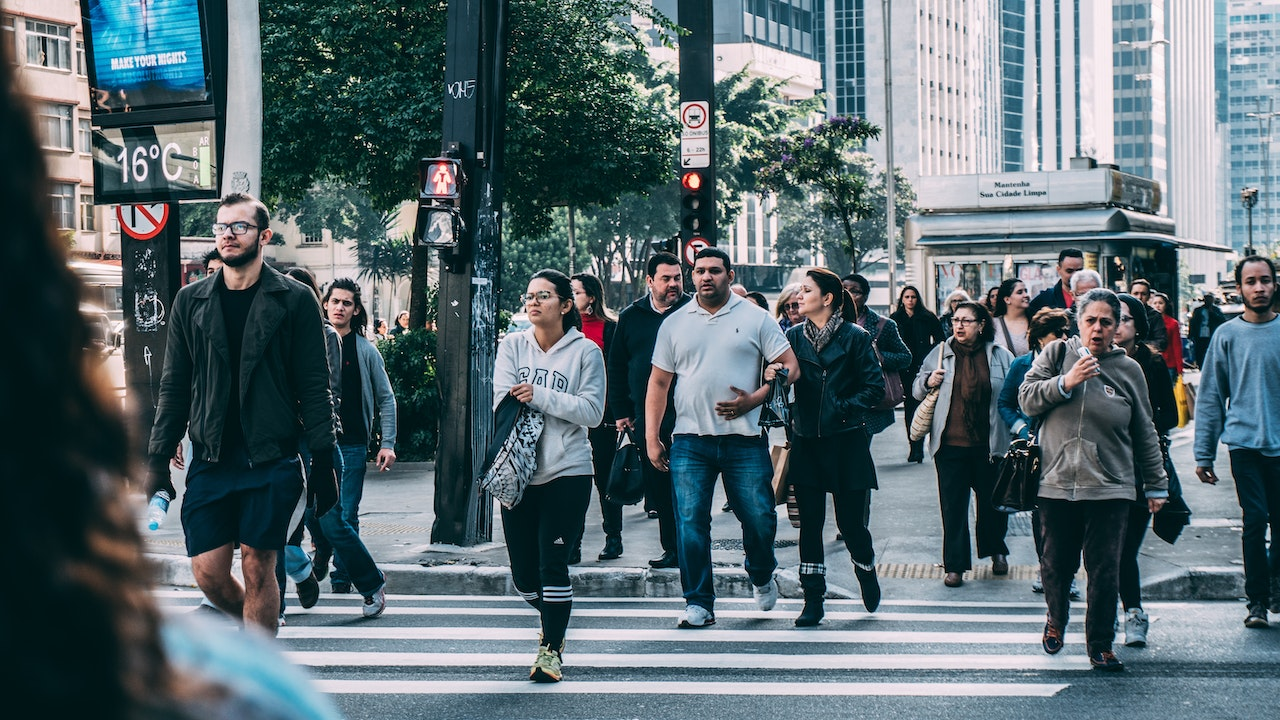
#> input picture media/python/p1.jpg, 1280 x 720 px, given in place of movie7.webm, which was not available
$ python read-movie.py
#> lines starting #> are read from the running program, lines starting #| are printed output that depends on the picture; pictures that were not available may be replaced by others from this repository, and a replacement may not be noted
import cv2
import numpy as np
import imutils
import datetime
from PIL import Image, ImageFilter

movie_file = 'my-out/movie7.webm'

# define fps
fps = 3 # 30

mini = 1024 # 512 # 256 # 512
zeros = np.zeros((mini, mini), dtype="uint8")

def read_movie (movie_file):
#> called with movie_file = 'my-out/movie7.webm'
    out = create_movie()

    # read movie movie.webm with opencv
    cap = cv2.VideoCapture(movie_file)
    while(cap.isOpened()):
        ret, frame = cap.read()
#> frame is the input picture: shape (720, 1280, 3); mean B, G, R 110.8, 105.3, 88.5
        if ret==True:
            parse_frame(frame, out)
            if cv2.waitKey(1) & 0xFF == ord('q'):
                break
        else:
            break

    # release video writer
    cap.release()
    cv2.destroyAllWindows()

    if out is not None:
        out.release()

def frame_add (out, f):
    hack1 = cv2.cvtColor(f, cv2.COLOR_RGB2BGR)
    hack1 = cv2.cvtColor(hack1, cv2.COLOR_BGR2RGB)
    out.write(hack1)

def create_movie ():
    out = None
    # create output file if not exists
    if out is None:
        # mp4 or mkv => sizes are similar 1 Mo/s and about 10 fps
        encoder = 'avc1'
        extension = 'mp4'

        # define codec
        fourcc = cv2.VideoWriter_fourcc(*encoder)

        # define output file
        now = datetime.datetime.now()
        output_file = 'my-out/output-' + now.strftime("%Y%m%d-%H%M%S") + '.' + extension

        # define video writer
        out = cv2.VideoWriter(output_file, fourcc, fps, (mini, mini))

        # print output file
        print(output_file)

    return out


def parse_frame (frame, out):
    # get frame size
    height, width, layers = frame.shape
#> height = 720; width = 1280; layers = 3
    # crop frame to square center
    min = height if height < width else width
#> min = 720

    # crop frame left
    focus = 'left'

    top = int((height-min)/2)
#> top = 0
    bottom = int((height-min)/2)+min
#> bottom = 720
    left = 0
    right = min
#> right = 720

    # crop frame right
    if focus == 'right':
        top = int((height-min)/2)
        bottom = int((height-min)/2)+min
        left = int(width-min)
        right = width

    if focus == 'center':
        top = int((height-min)/2)
        bottom = int((height-min)/2)+min
        left = int((width-min)/2)
        right = int((width-min)/2)+min

    frame0 = frame[top:bottom, left:right]

    # [12 lines of commented-out code are left out]
    frame2 = cv2.resize(frame0, (mini, mini), interpolation = cv2.INTER_AREA)
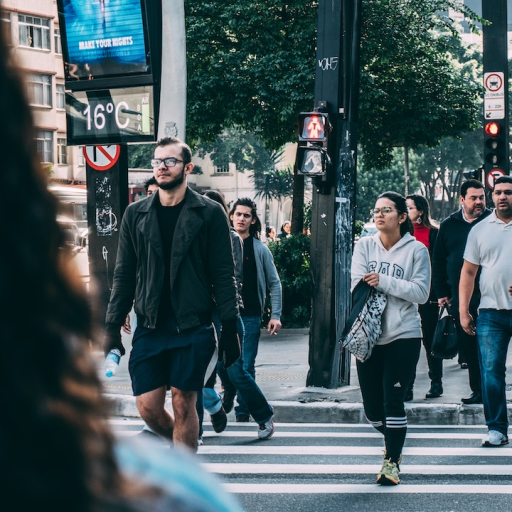
#> frame2: shape (1024, 1024, 3) (shown at 1/2 size); mean B, G, R 92.3, 88.4, 69.9

    # resize frame to cover minixmini pixels
    # frame = imutils.resize(frame, width=mini)
    # frame = cv2.resize(frame, (int(width/2), int(height/2)))

    # separate frame in 3 channels
    b,g,r = cv2.split(frame2)
    # https://pyimagesearch.com/2021/01/23/splitting-and-merging-channels-with-opencv/

    # extract predominant color for each pixel
    for i in range(0, mini):
        for j in range(0, mini):
            if b[i,j] > g[i,j] and b[i,j] > r[i,j]:
                g[i,j] = 0
                r[i,j] = 0
            elif g[i,j] > b[i,j] and g[i,j] > r[i,j]:
                b[i,j] = 0
                r[i,j] = 0
            elif r[i,j] > b[i,j] and r[i,j] > g[i,j]:
                b[i,j] = 0
                g[i,j] = 0
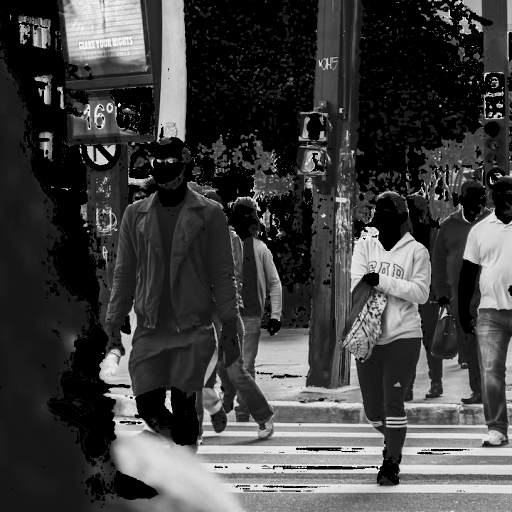
#> b: shape (1024, 1024) (shown at 1/2 size); min 0, max 255, mean 65.1
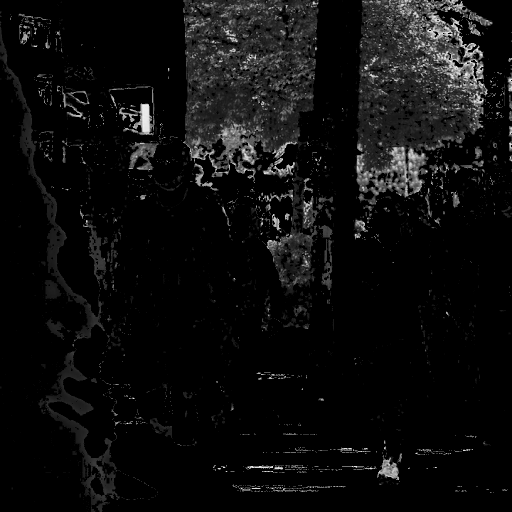
#> g: shape (1024, 1024) (shown at 1/2 size); min 0, max 255, mean 13.5
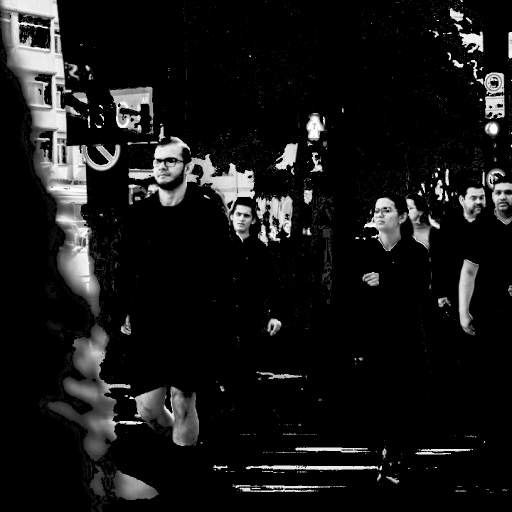
#> r: shape (1024, 1024) (shown at 1/2 size); min 0, max 255, mean 22.2

    frame3 = cv2.merge((b,g,r))
    # save frame to movie
    # frame_add(out, frame3)

    # https://pillow.readthedocs.io/en/latest/reference/index.html
    # https://realpython.com/image-processing-with-the-python-pillow-library/
    # frame2 find edge with PIL filter FIND_EDGES
    frame_edge = Image.fromarray(frame2)
    frame_edge = frame_edge.convert('L')
    # frame_edge = frame_edge.filter(ImageFilter.SMOOTH)
    frame_edge = frame_edge.filter(ImageFilter.FIND_EDGES)
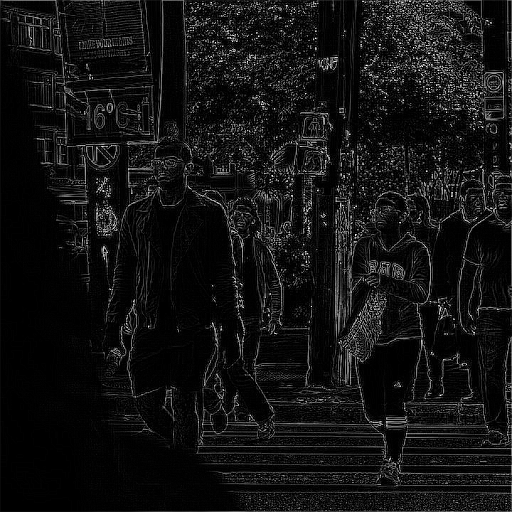
#> frame_edge: PIL image 1024x1024 L (shown at 1/2 size); min 0, max 255, mean 18.8
    frame_edge = np.array(frame_edge)
    cv2.imshow('frame_edge',frame_edge)
    frame_add(out, frame_edge)

    # print(frame2.shape[:2])
    # show frame
    # cv2.imshow('frame0',frame0)
    cv2.imshow('frame2',frame2)
    cv2.imshow('frame3',frame3)
    cv2.imshow('frame_edge',frame_edge)

    cv2.imshow('blue', cv2.merge([b, zeros, zeros]))
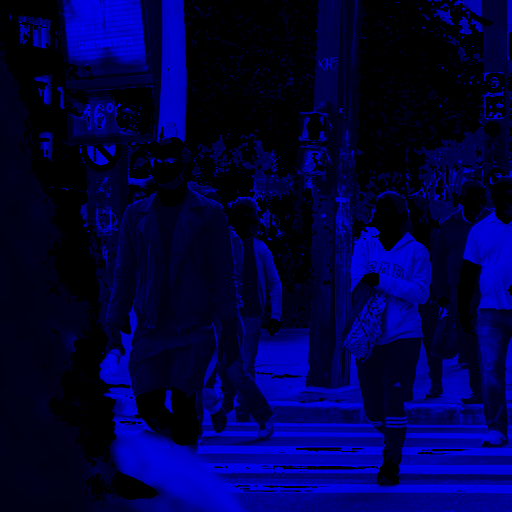
#> window 'blue': shape (1024, 1024, 3) (shown at 1/2 size); mean B, G, R 65.1, 0, 0
    cv2.imshow('green', cv2.merge([zeros, g, zeros]))
    cv2.imshow('red', cv2.merge([zeros, zeros, r]))
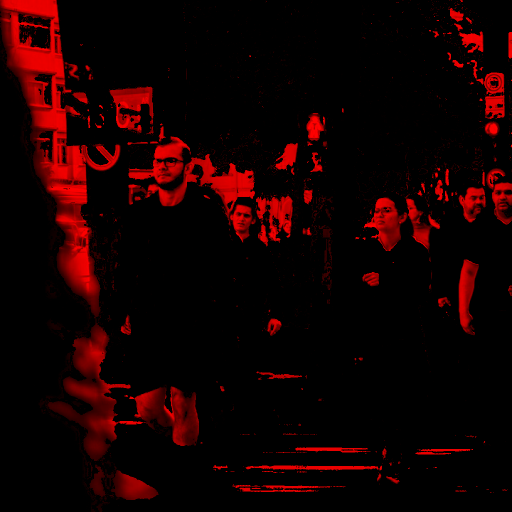
#> window 'red': shape (1024, 1024, 3) (shown at 1/2 size); mean B, G, R 0, 0, 22.2

# create windows
cv2.namedWindow('frame2', cv2.WINDOW_NORMAL)
cv2.namedWindow('frame3', cv2.WINDOW_NORMAL)
cv2.namedWindow('frame_edge', cv2.WINDOW_NORMAL)
cv2.namedWindow('blue', cv2.WINDOW_NORMAL)
cv2.namedWindow('green', cv2.WINDOW_NORMAL)
cv2.namedWindow('red', cv2.WINDOW_NORMAL)

cv2.moveWindow('frame2', 0, 0)
cv2.moveWindow('frame3', 550, 0)
cv2.moveWindow('frame_edge', 1100, 0)
cv2.moveWindow('blue', 000, 550)
cv2.moveWindow('green', 550, 550)
cv2.moveWindow('red', 1100, 550)

read_movie(movie_file)
#> (key q is pressed here)

$ run again, on media/python/p2.jpg
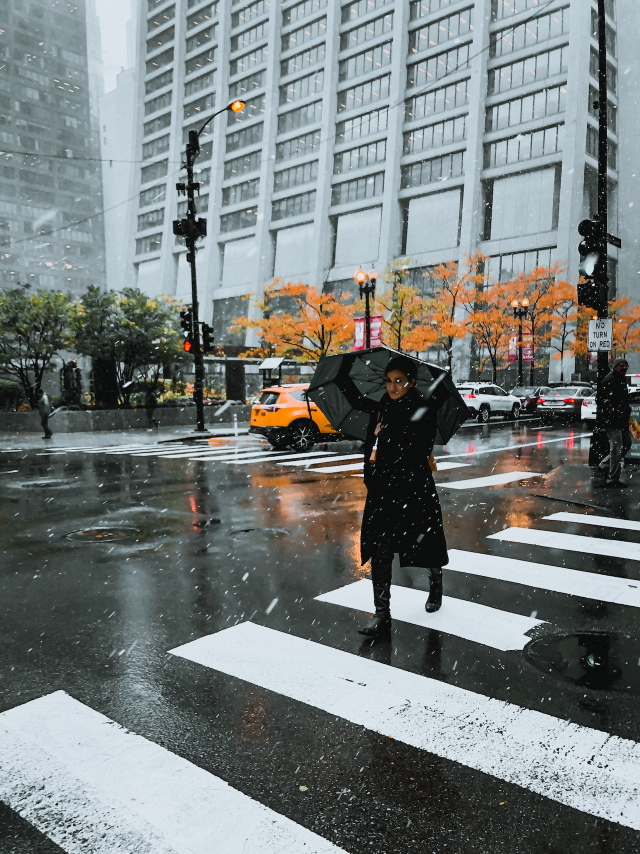
#> input picture media/python/p2.jpg, 1280 x 1707 px, given in place of movie7.webm, which was not available (shown at 1/2 size)
#> in read_movie, frame is the input picture: shape (1707, 1280, 3); mean B, G, R 124.8, 125.8, 119.3
#> after the loop in parse_frame, `for i in range(0, mini):`:
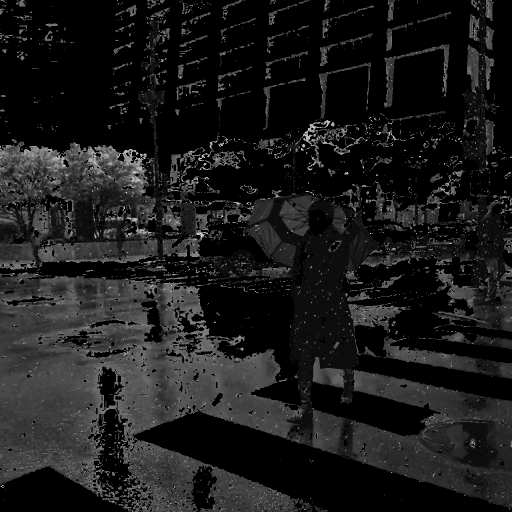
#> g: shape (1024, 1024) (shown at 1/2 size); min 0, max 235, mean 27.3
#> in parse_frame, `cv2.imshow('red', cv2.merge([zeros, zeros, r]))`:
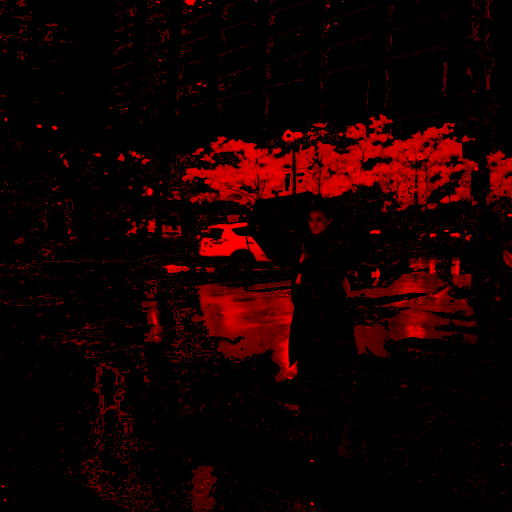
#> window 'red': shape (1024, 1024, 3) (shown at 1/2 size); mean B, G, R 0, 0, 21.3

$ run again, on media/python/stop.jpg
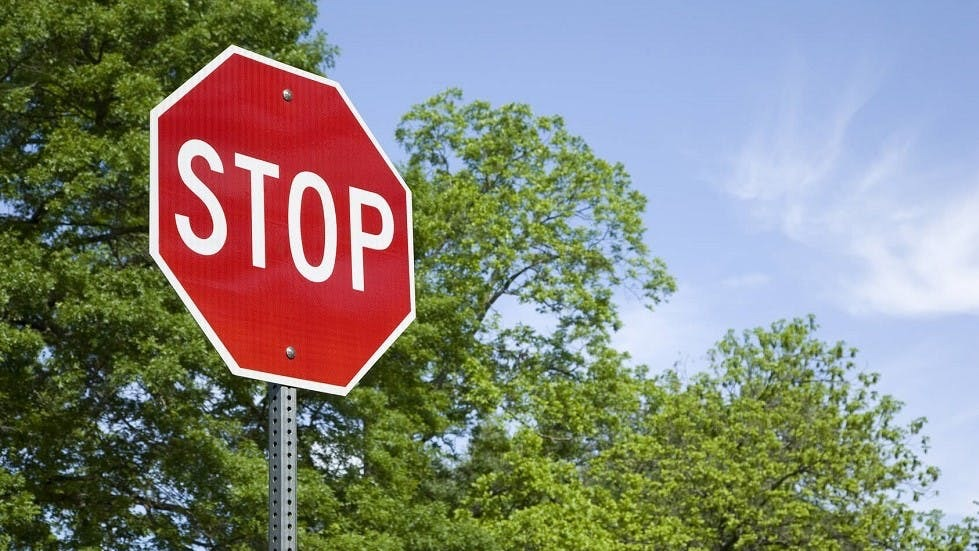
#> input picture media/python/stop.jpg, 979 x 551 px, given in place of movie7.webm, which was not available
#> in read_movie, frame is the input picture: shape (551, 979, 3); mean B, G, R 123.1, 133.3, 133
#> after the loop in parse_frame, `for i in range(0, mini):`:
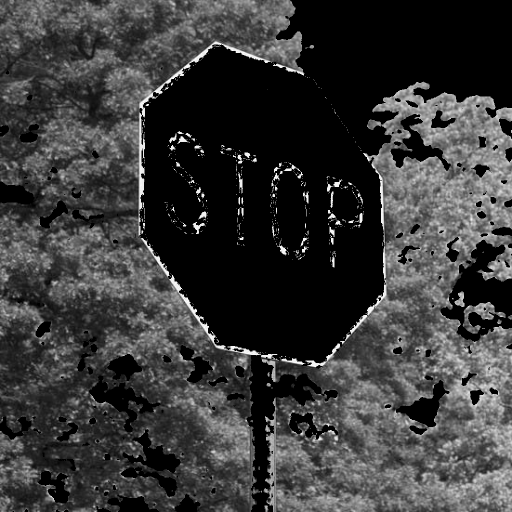
#> g: shape (1024, 1024) (shown at 1/2 size); min 0, max 255, mean 56.9
#> in parse_frame, `cv2.imshow('red', cv2.merge([zeros, zeros, r]))`:
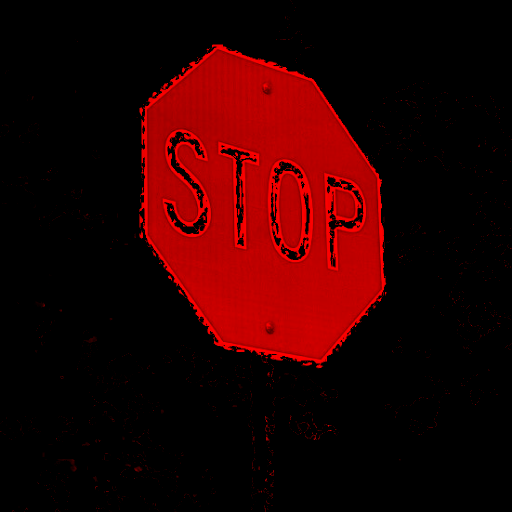
#> window 'red': shape (1024, 1024, 3) (shown at 1/2 size); mean B, G, R 0, 0, 41.1
